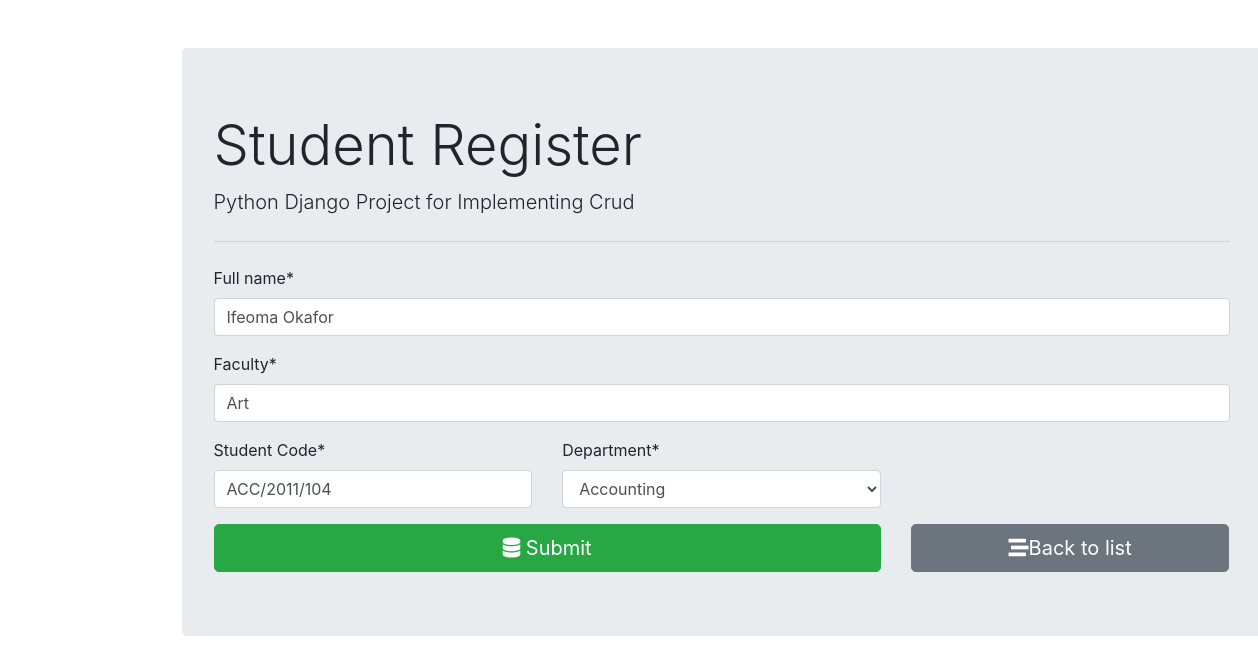
The app's page /8/ with its own data.
### student_register/models.py (models this page shows)
class Student(models.Model):
    fullname = models.CharField(max_length=100)
    student_code = models.CharField(max_length=12)
    faculty = models.CharField(max_length=100)
    department = models.ForeignKey(Code, on_delete=models.PROTECT)

### student_register/views.py (the view, shortened to what this page needs)
# urls.py: path('', views.student_form, name='student_insert'),
def student_form(request, id=0):
    if request.method == "GET":
        if id==0:
            form = StudentForm()
        else:
            the_id = Student.objects.get(pk=id)
            form = StudentForm(instance=the_id)
        return render(request, "student_register/student_form.html", {'form' : form})

### student_register/forms.py
class StudentForm(forms.ModelForm):
    class Meta:
        model = Student
        fields = ("fullname", "faculty", "student_code", "department")
        labels = {
            'fullname': 'Full name',
            'student_code': 'Student Code'
        }
    def __init__(self, *args, **kwargs):
        super(StudentForm, self).__init__(*args, **kwargs)
        self.fields['department'].empty_label = "Select Department"

### student_register/models.py (called while the page is built)
    def __str__(self):
        return self.department_title

### student_register/templates/student_register/student_form.html (shortened to what this page needs)
{% extends "student_register/base.html" %}
{% load crispy_forms_tags %}
{% block content %}
<form action="" method="POST" autocomplete="off">
    {{ form.fullname|as_crispy_field }}
    {{ form.faculty|as_crispy_field }}
    <div class="row">
        <div class="col-md-4">
            {{ form.student_code|as_crispy_field }}
        </div>
        <div class="col-md-4">
            {{ form.department|as_crispy_field }}
        </div>
    </div>
    <div class="row">
        <div class="col-md-8">
            <button type="submit" class="btn btn-success  btn-block btn-lg">
                <i class="fas fa-database"></i> Submit
            </button>
        </div>
        <div class="col-md-4">
            <a href="{% url 'student_list' %}" class="btn btn-secondary btn-block btn-lg">
                <i class="fas fa-stream"></i>Back to list
            </a>
        </div>
    </div>
</form>
{% endblock content %}

### records on screen
Student: fullname "Ifeoma Okafor", faculty "Art", student_code "ACC/2011/104", department "Accounting"
